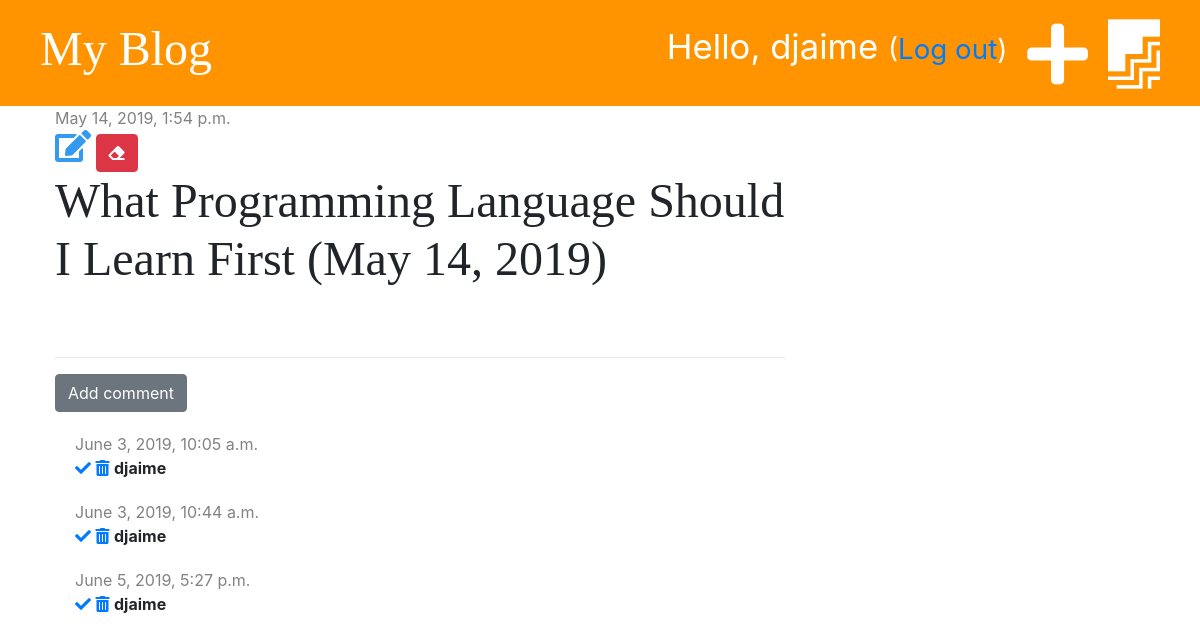
The app's page /post/1/ (signed in) with its own data.
### blog/models.py (models this page shows, shortened)
class Post(models.Model):
    author = models.ForeignKey('auth.User', on_delete=models.CASCADE)
    title = models.CharField(max_length=200)
    text = models.TextField()
    created_date = models.DateTimeField(default=timezone.now)
    published_date = models.DateTimeField(blank=True, null=True)

class Comment(models.Model):
    post = models.ForeignKey('blog.Post', on_delete=models.CASCADE, related_name='comments')
    author = models.CharField(max_length=200)
    text = models.TextField()
    created_date = models.DateTimeField(default=timezone.now)
    approved = models.BooleanField(default=False)

### blog/views.py (the view)
# urls.py: path('post/<int:pk>/', views.post_detail, name='post_detail'),
def post_detail(request, pk):
    post = get_object_or_404(Post, pk=pk)
    stuff_for_frontend = {'post': post}
    return render(request, 'blog/post_detail.html', stuff_for_frontend)

### blog/templatetags/markdownify.py (called while the page is built)
@register.filter
def markdown(value):
    renderer = HighlightRenderer()
    markdown = mistune.Markdown(renderer=renderer)
    return markdown(value)

### blog/templates/blog/post_detail.html (shortened to what this page needs)
{% extends 'blog/base.html'%}
{% load markdownify %}
{% block content %}
    <div class="post">
        {% if post.published_date %}
            <div class="date">
                {{ post.published_date }}
            </div>
            {% else %}
            <a href="{% url 'post_publish' pk=post.pk %}" class="btn btn-primary">Publish</a>
        {% endif %}
        {% if user.is_authenticated %}
            <a href="{% url 'post_edit' pk=post.pk %}"><i class="fas fa-edit fa-2x" style="color:#339af0"></i></a>
        {% endif %}
        <a href="{% url 'post_delete' pk=post.pk %}" class="btn btn-danger"
           onclick="return confirm('Are you sure you want to delete this post?')">
            <i class="fas fa-eraser"></i>
        </a>
        <h1>{{ post.title }}</h1>
    </div>
    <hr>
    <a href="{% url 'add_comment_to_post' pk=post.pk %}" class="btn btn-secondary">Add comment</a>
    {% for comment in post.comments.all %}
        {% if user.is_authenticated or comment.approved %}
        <div class="comment">
            <div class="date">
                {{ comment.created_date }}
            </div>
            {% if not comment.approved and user.is_superuser %}
                <a href="{% url 'comment_approve' pk=comment.pk %}"><i class="fas fa-check"></i></a>
                <a href="{% url 'comment_remove' pk=comment.pk %}"><i class="fas fa-trash-alt"></i></a>
            {% endif %}
            <strong>{{ comment.author }}</strong>
        </div>
        {% endif %}
    {% empty %}
        <p>No comments yet...</p>
    {% endfor %}
{% endblock %}

### blog/templates/blog/base.html (shortened to what this page needs)
{% load staticfiles %}
<!DOCTYPE html>
<html lang="en">
<head>
    <link rel="stylesheet" href="https://stackpath.bootstrapcdn.com/bootstrap/4.3.1/css/bootstrap.min.css">
    <link rel="stylesheet" href="{% static 'css/blog.css' %}">
    <link rel="stylesheet" href="https://use.fontawesome.com/releases/v5.8.2/css/all.css">
    <link rel="stylesheet" href="{% static 'css/zenburn.css' %}">
</head>
<body>
<div class="page-header">
    {% if user.is_authenticated %}
        <a href="{% url "post_draft_list" %}" class="top-menu"><i class="fab fa-firstdraft fa-2x"></i></a>
        <a href="{% url "post_new" %}" class="top-menu"><i class="fas fa-plus fa-2x"></i></a>
        <p class="top-menu">Hello, {{ user.username }} <small>(<a href="{% url 'logout' %}">Log out</a>)</small></p>
    {% else %}
        <a href="{% url "login" %}" class="top-menu"><i class="fas fa-sign-in-alt fa-2x"></i></a>
    {% endif %}
    <h1><a href="{% url "post_list" %}">My Blog</a></h1>
</div>
<div class="content container">
    <div class="row">
        <div class="col-md-8">
            {% block content %}
            {% endblock %}
        </div>
    </div>
</div>
</body>
</html>

### blog/static/css/blog.css (style rules this page uses)
.page-header { background-color: #ff9400; margin-top: 0; padding: 20px 20px 20px 40px; }
.page-header h1, .page-header h1 a { color: #ffffff; font-size: 36pt; text-decoration: none; }
.content { margin-left: 40px; }
h1, h2, h3, h4 { font-family: 'Tangerine', 'Inconsolata', 'Droid Sans', serif; font-size: 48px; }
.date { color: #828282; }
.post { margin-bottom: 70px; }
.top-menu, .top-menu:hover { color: #ffffff; float: right; font-size: 26pt; margin-right: 20px; }
.comment { margin: 20px 0px 20px 20px; }

### records on screen
Post: published_date "May 14, 2019, 1:54 p.m.", title "What Programming Language Should I Learn First (May 14, 2019)"
Comment: created_date "June 3, 2019, 10:05 a.m.", approved False (drawn), author "djaime"
Comment: created_date "June 3, 2019, 10:44 a.m.", approved False (drawn), author "djaime"
Comment: created_date "June 5, 2019, 5:27 p.m.", approved False (drawn), author "djaime"

### other values on screen
{{ user.username }} "djaime"
